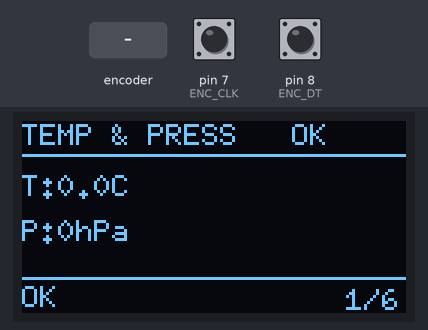
Bench run of a sketch on a simulated Arduino Uno, built with avr-gcc and run on an emulated ATmega328P. Shown: 128×64 one-colour display. The test bench sets the inputs (shaded band); at power-on: pin 7 (ENC_CLK) HIGH, pin 8 (ENC_DT) HIGH. What the sketch prints to the serial monitor is not drawn.

Above: at 1.2 s.
1.3 s: rotary encoder on pin 7 (ENC_CLK) / pin 8 (ENC_DT) turned 3 steps (first pin leading)
At 1.49 s:
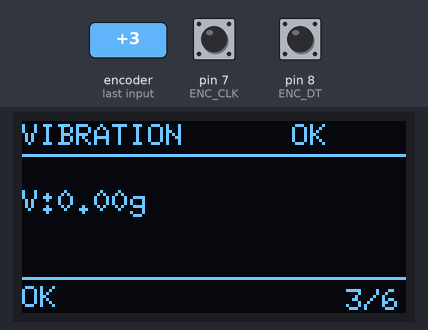
At 2.6 s:
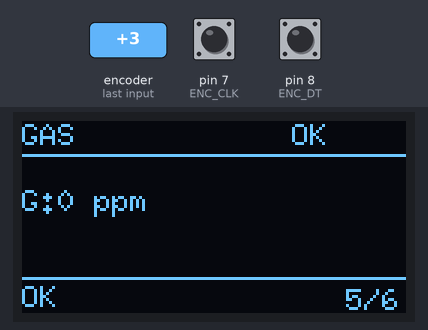
3.4 s: rotary encoder on pin 7 (ENC_CLK) / pin 8 (ENC_DT) turned 3 steps (first pin leading)
At 3.76 s:
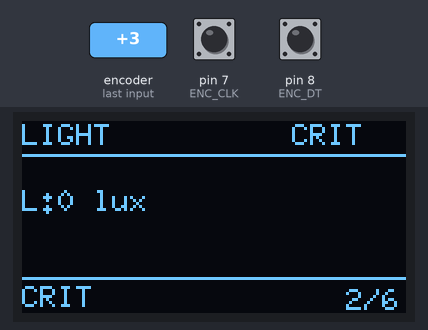
Timing chart, 0 to 6.4 s (numbered marks = the images above; inputs shaded):
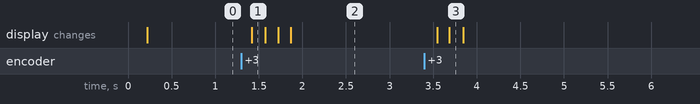

Measured:
- after the input at 1.3 s, the display: changes after 0.12 s (image 1)
- after the input at 3.4 s, the display: first changes after 0.14 s (image 3 shows a later state)

The sketch:

node2_master_receiver.ino
```cpp
/*
 * ==========================================================================
 *  NODE 2 : MASTER RECEIVER
 *  CAN Bus Based Industrial Sensor Network
 *  21ECC312T - Hardware Interfacing and Networking, SRM IST
 * ==========================================================================
 *  Board        : Arduino UNO (ATmega328P)
 *  CAN Ctrl     : MCP2515 (8 MHz crystal) + TJA1050 transceiver, 500 kbps
 *  SPI          : D10 = CS, D11 = MOSI, D12 = MISO, D13 = SCK
 *  I2C bus      : A4 = SDA, A5 = SCL  -> SSD1306 OLED @0x3C
 *  Rotary enc.  : KY-040  CLK=D7  DT=D8  SW=D9
 *
 *  Decodes 0x100 (env) and 0x101 (power) frames written by Node 1,
 *  classifies each reading against the validated alert bands in
 *  can_ids.h, and cycles through 6 OLED screens via the rotary encoder:
 *    1. Temp & Pressure   2. Light   3. Vibration
 *    4. Power (I + Vbus)  5. Gas     6. All sensors overview
 *
 *  USB serial (115200 baud) also carries one compact line per completed
 *  cycle, consumed live by dashboard/index.html over the Web Serial API:
 *    $T:33.3,P:1006.0,L:17,V:0.20,I:7,VB:4.97,G:6039,LVL:WARN
 * ==========================================================================
 */

#include <SPI.h>
#include <mcp_can.h>
#include <Wire.h>
#include <U8g2lib.h>
#include "../common/can_ids.h"

#define CAN_CS_PIN 10
#define ENC_CLK 7
#define ENC_DT  8
#define ENC_SW  9

MCP_CAN CAN(CAN_CS_PIN);
U8G2_SSD1306_128X64_NONAME_F_HW_I2C u8g2(U8G2_R0, /* reset=*/ U8X8_PIN_NONE);

// ---- Latest decoded values ----
float g_temp, g_pressure, g_lux, g_vib, g_current, g_vbus, g_gas;
unsigned long lastRxTime = 0;
bool linkUp = false;

// ---- Rotary encoder state ----
int screenIndex = 0;           // 0..5
const byte NUM_SCREENS = 6;
int lastClkState;

// ---- Simple stats used by the "All Sensors" overview ----
unsigned long rxCountEnv = 0, rxCountPwr = 0;
bool envFreshThisCycle = false, pwrFreshThisCycle = false;

enum AlertLevel { NORMAL, WARNING, CRITICAL };

AlertLevel classify(float value, AlertBand band, bool higherIsWorse = true) {
  if (higherIsWorse) {
    if (value >= band.crit) return CRITICAL;
    if (value >= band.warn) return WARNING;
    return NORMAL;
  } else {
    if (value <= band.crit) return CRITICAL;
    if (value <= band.warn) return WARNING;
    return NORMAL;
  }
}

const char* levelText(AlertLevel l) {
  switch (l) {
    case CRITICAL: return "CRIT";
    case WARNING:  return "WARN";
    default:       return "OK";
  }
}

AlertLevel worstOf(AlertLevel a, AlertLevel b) { return (b > a) ? b : a; }

void setup() {
  Serial.begin(115200);
  pinMode(ENC_CLK, INPUT_PULLUP);
  pinMode(ENC_DT, INPUT_PULLUP);
  pinMode(ENC_SW, INPUT_PULLUP);
  lastClkState = digitalRead(ENC_CLK);

  u8g2.begin();
  u8g2.setFont(u8g2_font_6x10_tf);

  if (CAN.begin(MCP_ANY, CAN_500KBPS, MCP_8MHZ) == CAN_OK) {
    Serial.println(F("MCP2515 initialised - 500 kbps"));
  } else {
    Serial.println(F("MCP2515 init FAILED - check wiring"));
    while (1) delay(1000);
  }
  CAN.setMode(MCP_NORMAL);
}

void readEncoder() {
  int clkState = digitalRead(ENC_CLK);
  if (clkState != lastClkState) {
    if (digitalRead(ENC_DT) != clkState) {
      screenIndex = (screenIndex + 1) % NUM_SCREENS;
    } else {
      screenIndex = (screenIndex - 1 + NUM_SCREENS) % NUM_SCREENS;
    }
  }
  lastClkState = clkState;
}

void pollCAN() {
  if (CAN.checkReceive() != CAN_MSGAVAIL) return;

  long unsigned int rxId;
  byte len = 0;
  byte buf[8];
  CAN.readMsgBuf(&rxId, &len, buf);
  lastRxTime = millis();
  linkUp = true;

  if (rxId == MSG_ID_ENV && len == 8) {
    int16_t t16  = (buf[0] << 8) | buf[1];
    int16_t p16  = (buf[2] << 8) | buf[3];
    int16_t l16  = (buf[4] << 8) | buf[5];
    int16_t v16  = (buf[6] << 8) | buf[7];
    g_temp     = t16 / (float)SCALE_TEMP;
    g_pressure = p16 / (float)SCALE_PRESSURE;
    g_lux      = l16 / (float)SCALE_LIGHT;
    g_vib      = v16 / (float)SCALE_VIBRATION;
    rxCountEnv++;
    envFreshThisCycle = true;
  } else if (rxId == MSG_ID_POWER && len == 8) {
    int16_t i16  = (buf[0] << 8) | buf[1];
    int16_t vb16 = (buf[2] << 8) | buf[3];
    int16_t g16  = (buf[4] << 8) | buf[5];
    g_current = i16 / (float)SCALE_CURRENT;
    g_vbus    = vb16 / (float)SCALE_VOLTAGE;
    g_gas     = g16 / (float)SCALE_GAS;
    rxCountPwr++;
    pwrFreshThisCycle = true;
  }

  // Once both frames for this 1 Hz cycle have arrived, emit one compact,
  // machine-readable line over USB serial. The web dashboard's "Connect
  // device" button (Web Serial API) reads this directly - it's the same
  // decoded values shown on the OLED, not a separate simulated stream.
  if (envFreshThisCycle && pwrFreshThisCycle) {
    AlertLevel overall = NORMAL;
    overall = worstOf(overall, classify(g_temp, ALERT_TEMP));
    overall = worstOf(overall, classify(g_lux, ALERT_LIGHT_LOW, false));
    overall = worstOf(overall, classify(g_vib, ALERT_VIBRATION));
    overall = worstOf(overall, classify(g_current, ALERT_CURRENT));
    overall = worstOf(overall, classify(g_gas, ALERT_GAS));

    Serial.print(F("$T:"));  Serial.print(g_temp, 1);
    Serial.print(F(",P:"));  Serial.print(g_pressure, 1);
    Serial.print(F(",L:"));  Serial.print(g_lux, 0);
    Serial.print(F(",V:"));  Serial.print(g_vib, 2);
    Serial.print(F(",I:"));  Serial.print(g_current, 0);
    Serial.print(F(",VB:")); Serial.print(g_vbus, 2);
    Serial.print(F(",G:"));  Serial.print(g_gas, 0);
    Serial.print(F(",LVL:")); Serial.println(levelText(overall));

    envFreshThisCycle = false;
    pwrFreshThisCycle = false;
  }
}

void drawHeader(const char* title, AlertLevel level) {
  u8g2.drawStr(0, 8, title);
  u8g2.drawHLine(0, 11, 128);
  u8g2.setCursor(90, 8);
  u8g2.print(levelText(level));
}

void drawFooter() {
  char buf[8];
  snprintf(buf, sizeof(buf), "%d/%d", screenIndex + 1, NUM_SCREENS);
  u8g2.drawStr(108, 63, buf);
  u8g2.drawHLine(0, 52, 128);
}

void renderScreen() {
  u8g2.clearBuffer();

  switch (screenIndex) {
    case 0: { // Temp & Pressure
      AlertLevel lvl = classify(g_temp, ALERT_TEMP);
      drawHeader("TEMP & PRESS", lvl);
      u8g2.setCursor(0, 25); u8g2.print("T:"); u8g2.print(g_temp, 1); u8g2.print("C");
      u8g2.setCursor(0, 40); u8g2.print("P:"); u8g2.print(g_pressure, 0); u8g2.print("hPa");
      u8g2.setCursor(0, 62); u8g2.print(levelText(lvl));
      break;
    }
    case 1: { // Light
      AlertLevel lvl = classify(g_lux, ALERT_LIGHT_LOW, false);
      drawHeader("LIGHT", lvl);
      u8g2.setCursor(0, 30); u8g2.print("L:"); u8g2.print(g_lux, 0); u8g2.print(" lux");
      u8g2.setCursor(0, 62); u8g2.print(levelText(lvl));
      break;
    }
    case 2: { // Vibration
      AlertLevel lvl = classify(g_vib, ALERT_VIBRATION);
      drawHeader("VIBRATION", lvl);
      u8g2.setCursor(0, 30); u8g2.print("V:"); u8g2.print(g_vib, 2); u8g2.print("g");
      u8g2.setCursor(0, 62); u8g2.print(levelText(lvl));
      break;
    }
    case 3: { // Power
      AlertLevel lvl = classify(g_current, ALERT_CURRENT);
      drawHeader("POWER", lvl);
      u8g2.setCursor(0, 25); u8g2.print("I:"); u8g2.print(g_current, 0); u8g2.print("mA");
      u8g2.setCursor(0, 40); u8g2.print("Vb:"); u8g2.print(g_vbus, 2); u8g2.print("V");
      u8g2.setCursor(0, 62); u8g2.print(levelText(lvl));
      break;
    }
    case 4: { // Gas
      AlertLevel lvl = classify(g_gas, ALERT_GAS);
      drawHeader("GAS", lvl);
      u8g2.setCursor(0, 30); u8g2.print("G:"); u8g2.print(g_gas, 0); u8g2.print(" ppm");
      u8g2.setCursor(0, 62); u8g2.print(levelText(lvl));
      break;
    }
    case 5: { // All sensors overview
      AlertLevel overall = NORMAL;
      overall = worstOf(overall, classify(g_temp, ALERT_TEMP));
      overall = worstOf(overall, classify(g_lux, ALERT_LIGHT_LOW, false));
      overall = worstOf(overall, classify(g_vib, ALERT_VIBRATION));
      overall = worstOf(overall, classify(g_current, ALERT_CURRENT));
      overall = worstOf(overall, classify(g_gas, ALERT_GAS));
      drawHeader("ALL SENSORS", overall);
      u8g2.setCursor(0, 24);
      u8g2.print("T:"); u8g2.print(g_temp, 0); u8g2.print(" P:"); u8g2.print(g_pressure, 0);
      u8g2.setCursor(0, 36);
      u8g2.print("L:"); u8g2.print(g_lux, 0); u8g2.print(" G:"); u8g2.print(g_gas, 0);
      u8g2.setCursor(0, 48);
      u8g2.print("V:"); u8g2.print(g_vib, 2); u8g2.print("g I:"); u8g2.print(g_current, 0); u8g2.print("mA");
      break;
    }
  }
  drawFooter();
  u8g2.sendBuffer();
}

void loop() {
  readEncoder();
  pollCAN();

  if (millis() - lastRxTime > 3000) linkUp = false;  // bus-off / silence guard

  static unsigned long lastDraw = 0;
  if (millis() - lastDraw > 150) {   // refresh display at ~6-7 fps, plenty for readouts
    lastDraw = millis();
    renderScreen();
  }
}
```
